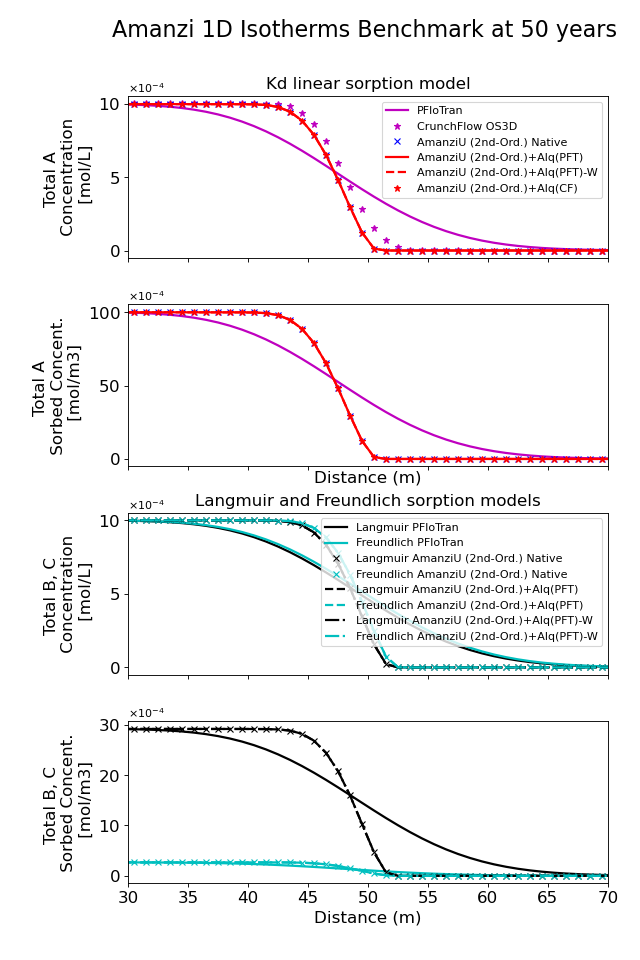

The script that drew this image:
# plots cation concentration along x at last time step 
# benchmark: compares to pflotran simulation results
# author: S.Molins - Nov. 2013
# modified: E.I.Barker - May 2014
#           - added native chemistry using v2 input spec

import os
import sys
import h5py
import numpy as np
import matplotlib
from matplotlib import pyplot as plt

import run_amanzi_standard
from compare_field_results import GetXY_AmanziU_1D
from compare_field_results import GetXY_AmanziS_1D
from compare_field_results import GetXY_PFloTran_1D
from compare_field_results import GetXY_CrunchFlow_1D

AXES_TICK_SIZE=15
LINE_WIDTH=2

if __name__ == "__main__":

    try:
        sys.path.append('../../../../tools/amanzi_xml')
    except:
        pass

    try:
        sys.path.append('../../../../MY_TPL_BUILD/ccse/ccse-1.3.4-source/Tools/Py_util')
    except:
        pass

    # root name for problem
    root = "isotherms"
    components = ['A','B','C']
    compcrunch = ['A']

    # times
    # timespfl = ['Time:  0.00000E+00 y', 'Time:  5.00000E+01 y',
    timespfl = ['Time:  5.00000E+01 y',]
    timesama  = ['71']
    timesama2 = ['71']

    # pflotran output
    pflotran_totc_templ = "Total_{0} [M]"
    pflotran_totc = [pflotran_totc_templ.format(x) for x in components]

    pflotran_sorb_templ = "Total_Sorbed_{0} [mol_m^3]"
    pflotran_sorb = [pflotran_sorb_templ.format(x) for x in components]

    # amanzi output
    amanzi_totc_templ = "total_component_concentration.cell.{}" #Component {0} conc"
    amanzi_totc = [amanzi_totc_templ.format(x) for x in components] #range(len(components))]
    amanzi_totc_crunch = [amanzi_totc_templ.format(x) for x in compcrunch] #range(len(components))]

    amanzi_sorb_templ = "total_sorbed.cell.{0}"
    amanzi_sorb = [amanzi_sorb_templ.format(x) for x in range(len(components))]
    amanzi_sorb_crunch = [amanzi_sorb_templ.format(x) for x in range(len(compcrunch))]


# pflotran data --->
    path_to_pflotran = "pflotran"
    root_pflotran = "1d-"+root

    u_pflotran = [[[] for x in range(len(pflotran_totc))] for x in range(len(timespfl))]
    for i, time in enumerate(timespfl):
        for j, comp in enumerate(pflotran_totc):
            x_pflotran, c_pflotran = GetXY_PFloTran_1D(path_to_pflotran,root_pflotran,time,comp)
            u_pflotran[i][j] = c_pflotran
    
    v_pflotran = [[[] for x in range(len(pflotran_sorb))] for x in range(len(timespfl))]
    for i, time in enumerate(timespfl):
        for j, sorb in enumerate(pflotran_sorb):
            x_pflotran, c_pflotran = GetXY_PFloTran_1D(path_to_pflotran,root_pflotran,time,sorb)
            v_pflotran[i][j] = c_pflotran

    CWD = os.getcwd()
    local_path = "" 


# CrunchFlow --->
    path_to_crunchflow = "crunchflow"
    try: 
        times_CF = ['totcon5.out']
        comp = 0
        u_crunchflow = []
        ignore = 4
        for i, time in enumerate(times_CF):
            x_crunchflow, c_crunchflow = GetXY_CrunchFlow_1D(path_to_crunchflow,root,time,comp,ignore)
            u_crunchflow = u_crunchflow + [c_crunchflow]
        crunch = True

    except: 
        crunch = False    


# AmanziU + Native chemistry --->
    try:
        input_file = os.path.join("amanzi-u-1d-"+root+".xml")
        path_to_amanzi = "output-u"
        run_amanzi_standard.run_amanzi(input_file, 1, [input_file], path_to_amanzi)

        u_native = [[[] for x in range(len(amanzi_totc))] for x in range(len(timesama))]
        for i, time in enumerate(timesama):
            for j, comp in enumerate(amanzi_totc):
                # import pdb; pdb.set_trace()
                x_native, c_native = GetXY_AmanziU_1D(path_to_amanzi,root,comp,1)
                u_native[i][j] = c_native

        v_native = [[[] for x in range(len(amanzi_sorb))] for x in range(len(timesama))]
        for i, time in enumerate(timesama):
            for j, comp in enumerate(amanzi_sorb):
                x_native, c_native = GetXY_AmanziU_1D(path_to_amanzi,root,comp,1)
                v_native[i][j] = c_native

        native = len(x_native)  

    except:
        native = 0 
        pass


# AmanziU + Alquimia + PFloTran --->
    try:  
        input_file = os.path.join("amanzi-u-1d-"+root+"-alq-pflo.xml")
        path_to_amanzi = "output-u-alq-pflo"
        run_amanzi_standard.run_amanzi(input_file, 1, ["1d-"+root+"-trim.in",root+".dat",input_file], path_to_amanzi)

        u_alquimia = [[[] for x in range(len(amanzi_totc))] for x in range(len(timesama))]
        for i, time in enumerate(timesama):
            for j, comp in enumerate(amanzi_totc):
                x_alquimia, c_alquimia = GetXY_AmanziU_1D(path_to_amanzi,root,comp,1)
                u_alquimia[i][j] = c_alquimia
              
        v_alquimia = [[[] for x in range(len(amanzi_sorb))] for x in range(len(timesama))]
        for i, time in enumerate(timesama):
            for j, comp in enumerate(amanzi_sorb):
                x_alquimia, c_alquimia = GetXY_AmanziU_1D(path_to_amanzi,root,comp,1)
                v_alquimia[i][j] = c_alquimia

        alq = True

    except:
        alq = False

# AmanziU + Alquimia + PFloTran WITH WRITER --->
    try:  
        input_file = os.path.join("amanzi-u-1d-"+root+"-alq-pflo-writer.xml")
        path_to_amanzi = "output-u-alq-pflo-writer"
        run_amanzi_standard.run_amanzi(input_file, 1, ["1d-"+root+"-trim.in",root+".dat",input_file], path_to_amanzi)

        u_alquimia_w = [[[] for x in range(len(amanzi_totc))] for x in range(len(timesama))]
        for i, time in enumerate(timesama):
            for j, comp in enumerate(amanzi_totc):
                x_alquimia_w, c_alquimia_w = GetXY_AmanziU_1D(path_to_amanzi,root,comp,1)
                u_alquimia_w[i][j] = c_alquimia_w
              
        v_alquimia_w = [[[] for x in range(len(amanzi_sorb))] for x in range(len(timesama))]
        for i, time in enumerate(timesama):
            for j, comp in enumerate(amanzi_sorb):
                x_alquimia_w, c_alquimia_w = GetXY_AmanziU_1D(path_to_amanzi,root,comp,1)
                v_alquimia_w[i][j] = c_alquimia_w

        alq_writer = True

    except:
        alq_writer = False      

# AmanziU + Alquimia + CrunchFlow chemistry --->
    try:  
        input_file = os.path.join("amanzi-u-1d-"+root+"-alq-crunch.xml")
        path_to_amanzi = "output-u-alq-crunch"
        run_amanzi_standard.run_amanzi(input_file, 1, ["1d-"+root+"-crunch.in",root+".dbs",input_file], path_to_amanzi)

        u_alquimia_crunch = [[[] for x in range(len(amanzi_totc_crunch))] for x in range(len(timesama))]
        for i, time in enumerate(timesama):
            for j, comp in enumerate(amanzi_totc_crunch):
                x_alquimia_crunch, c_alquimia_crunch = GetXY_AmanziU_1D(path_to_amanzi,root,comp,1)
                u_alquimia_crunch[i][j] = c_alquimia_crunch
              
        v_alquimia_crunch = [[[] for x in range(len(amanzi_sorb_crunch))] for x in range(len(timesama))]
        for i, time in enumerate(timesama):
            for j, comp in enumerate(amanzi_sorb_crunch):
                x_alquimia_crunch, c_alquimia_crunch = GetXY_AmanziU_1D(path_to_amanzi,root,comp,1)
                v_alquimia_crunch[i][j] = c_alquimia_crunch

        alqc = True

    except:
        alqc = False


# AmanziS + Alaqumia + PFloTran chemistry --->
    try:
        input_file = os.path.join("amanzi-s-1d-isotherms-alq-pflo.xml")
        path_to_amanzi = "output-s-alq-pflo"
        run_amanzi_standard.run_amanzi(input_file, 1, ["1d-"+root+"-trim.in",root+".dat",input_file], path_to_amanzi)

        root_amanziS = "plt"
        c_amanziS = [ [] for x in range(len(amanzi_totc)) ]
        v_amanziS = [ [] for x in range(len(amanzi_totc)) ]
        for j,comp in enumerate(components):
            compS = "{0}_water_Concentration".format(comp)
            x_amanziS, c_amanziS[j] = GetXY_AmanziS_1D(path_to_amanzi,root_amanziS,compS,1)
            compS = "{0}_Sorbed_Concentration".format(comp)
            x_amanziS, v_amanziS[j] = GetXY_AmanziS_1D(path_to_amanzi,root_amanziS,compS,1)
        struct = len(x_amanziS)
    except:
        struct = 0


# AmanziS + Alqumia + CrunchFlow chemistry --->
    try:
        input_file = os.path.join("amanzi-s-1d-isotherms-alq-crunch.xml")
        path_to_amanzi = "output-s-alq-crunch"
        run_amanzi_standard.run_amanzi(input_file, 1, ["1d-"+root+"-crunch.in",root+".dbs",input_file], path_to_amanzi)

        root_amanziS = "plt"
        compS = "A_water_Concentration"
        x_amanziS_crunch, c_amanziS_crunch = GetXY_AmanziS_1D(path_to_amanzi,root_amanziS,compS,1)
        compS = "A_Sorbed_Concentration"
        x_amanziS_crunch, v_amanziS_crunch = GetXY_AmanziS_1D(path_to_amanzi,root_amanziS,compS,1)
        struct_c = len(x_amanziS_crunch)
    except:
        struct_c = 0


## plotting ---------------------------------
    # subplots
    fig, ax = plt.subplots(4,sharex=True,figsize=(8,12))

    #  colors= ['r'] #,'b','m','g'] # components
    #  styles = ['-','v','o','x'] # codes
    # codes = ['AmanziU (2nd-Ord.)+Alq(PFT)','AmanziU (2nd-Ord.) Native','PFloTran'] + [None,]*9

    # lines on axes

    # for Kd:
    #   ax[0] ---> Aqueous concentrations
    #   ax[1] ---> Sorbed concentrations

    # for Langmuir and Freundlich
    #   ax[2] ---> Aqueous concentrations
    #   ax[3] ---> Sorbed concentrations

    # for i, time in enumerate(times):
    i = 0 # hardwired 50 years -- because the second entry in the list was taken at cycle 71 = 50 years.

#  pflotran
    ax[0].plot(x_pflotran, u_pflotran[i][0],color='m',linestyle='-',linewidth=LINE_WIDTH,label='PFloTran')
    ax[1].plot(x_pflotran, v_pflotran[i][0],color='m',linestyle='-',linewidth=LINE_WIDTH,label='PFloTran')

    ax[2].plot(x_pflotran, u_pflotran[i][1],color='k',linestyle='-',linewidth=LINE_WIDTH,label='Langmuir PFloTran')
    ax[3].plot(x_pflotran, v_pflotran[i][1],color='k',linestyle='-',linewidth=LINE_WIDTH,label='Langmuir PFloTran')

    ax[2].plot(x_pflotran, u_pflotran[i][2],color='c',linestyle='-',linewidth=LINE_WIDTH,label='Freundlich PFloTran')
    ax[3].plot(x_pflotran, v_pflotran[i][2],color='c',linestyle='-',linewidth=LINE_WIDTH,label='Freundlich PFloTran')

# crunchflow
    if crunch:
        ax[0].plot(x_crunchflow, u_crunchflow[0],color='m',linestyle='None',marker='*', label='CrunchFlow OS3D')
        # crunchflow does not output sorbed concentrations
 
# native 
    if native:
        ax[0].plot(x_native, u_native[i][0],color='b',linestyle='None',marker='x',label='AmanziU (2nd-Ord.) Native')
        ax[1].plot(x_native, v_native[i][0],color='b',linestyle='None',marker='x',label='AmanziU (2nd-Ord.) Native')

        ax[2].plot(x_native, u_native[i][1],color='k',linestyle='None',marker='x',label='Langmuir AmanziU (2nd-Ord.) Native')
        ax[3].plot(x_native, v_native[i][1],color='k',linestyle='None',marker='x',label='Langmuir AmanziU (2nd-Ord.) Native')

        ax[2].plot(x_native, u_native[i][2],color='c',linestyle='None',marker='x',label='Freundlich AmanziU (2nd-Ord.) Native')
        ax[3].plot(x_native, v_native[i][2],color='c',linestyle='None',marker='x',label='Freundlich AmanziU (2nd-Ord.) Native')


# unstructured alquimia pflotran
    if alq:
        ax[0].plot(x_alquimia, u_alquimia[i][0],color='r',linestyle='-',linewidth=LINE_WIDTH,label='AmanziU (2nd-Ord.)+Alq(PFT)')
        ax[1].plot(x_alquimia, v_alquimia[i][0],color='r',linestyle='-',linewidth=LINE_WIDTH,label='AmanziU (2nd-Ord.)+Alq(PFT)')

        ax[2].plot(x_alquimia, u_alquimia[i][1],color='k',linestyle='--',linewidth=LINE_WIDTH,label='Langmuir AmanziU (2nd-Ord.)+Alq(PFT)')
        ax[3].plot(x_alquimia, v_alquimia[i][1],color='k',linestyle='--',linewidth=LINE_WIDTH,label='Langmuir AmanziU (2nd-Ord.)+Alq(PFT)')

        ax[2].plot(x_alquimia, u_alquimia[i][2],color='c',linestyle='--',linewidth=LINE_WIDTH,label='Freundlich AmanziU (2nd-Ord.)+Alq(PFT)')
        ax[3].plot(x_alquimia, v_alquimia[i][2],color='c',linestyle='--',linewidth=LINE_WIDTH,label='Freundlich AmanziU (2nd-Ord.)+Alq(PFT)')

# unstructured alquimia pflotran with writer
    if alq_writer:
        ax[0].plot(x_alquimia_w, u_alquimia_w[i][0],color='r',linestyle='--',linewidth=LINE_WIDTH,label='AmanziU (2nd-Ord.)+Alq(PFT)-W')
        ax[1].plot(x_alquimia_w, v_alquimia_w[i][0],color='r',linestyle='--',linewidth=LINE_WIDTH,label='AmanziU (2nd-Ord.)+Alq(PFT)-W')

        ax[2].plot(x_alquimia_w, u_alquimia_w[i][1],color='k',linestyle='-.',linewidth=LINE_WIDTH,label='Langmuir AmanziU (2nd-Ord.)+Alq(PFT)-W')
        ax[3].plot(x_alquimia_w, v_alquimia_w[i][1],color='k',linestyle='-.',linewidth=LINE_WIDTH,label='Langmuir AmanziU (2nd-Ord.)+Alq(PFT)-W')

        ax[2].plot(x_alquimia_w, u_alquimia_w[i][2],color='c',linestyle='-.',linewidth=LINE_WIDTH,label='Freundlich AmanziU (2nd-Ord.)+Alq(PFT)-W')
        ax[3].plot(x_alquimia_w, v_alquimia_w[i][2],color='c',linestyle='-.',linewidth=LINE_WIDTH,label='Freundlich AmanziU (2nd-Ord.)+Alq(PFT)-W')

# unstructured alquimia crunch
    if alqc:
        ax[0].plot(x_alquimia_crunch, u_alquimia_crunch[i][0],color='r',linestyle='None',marker='*',linewidth=LINE_WIDTH,label='AmanziU (2nd-Ord.)+Alq(CF)')
        ax[1].plot(x_alquimia_crunch, v_alquimia_crunch[i][0],color='r',linestyle='None',marker='*',linewidth=LINE_WIDTH,label='AmanziU (2nd-Ord.)+Alq(CF)')

# structured alquimia pflotran
    if (struct>0):
        sam = ax[0].plot(x_amanziS, c_amanziS[0],'g-',label='AmanziS+Alq(PFT)',linewidth=LINE_WIDTH)
        samv = ax[1].plot(x_amanziS, v_amanziS[0],'g-',linewidth=LINE_WIDTH)

        sam1 = ax[2].plot(x_amanziS, c_amanziS[1],'k*',label='Langmuir AmanziS+Alq(PFT)',linewidth=LINE_WIDTH)
        samv1 = ax[3].plot(x_amanziS, v_amanziS[1],'k*',linewidth=LINE_WIDTH)

        sam2 = ax[2].plot(x_amanziS, c_amanziS[2],'c*',label='Freundlich AmanziS+Alq(PFT)',linewidth=LINE_WIDTH)
        samv2 = ax[3].plot(x_amanziS, v_amanziS[2],'c*',linewidth=LINE_WIDTH)

# structured alquimia crunch
    if (struct_c>0):
        samc = ax[0].plot(x_amanziS_crunch, c_amanziS_crunch,'g*',label='AmanziS+Alq(CF)',linewidth=LINE_WIDTH) 
        samcv = ax[1].plot(x_amanziS_crunch, v_amanziS_crunch,'g*',linewidth=LINE_WIDTH) #,markersize=20) 

    # axes
    ax[0].set_title("Kd linear sorption model",fontsize=15)
    ax[1].set_xlabel("Distance (m)",fontsize=15)
    ax[0].set_ylabel("Total A \n Concentration \n [mol/L]",fontsize=15)
    ax[1].set_ylabel("Total A \n Sorbed Concent. \n [mol/m3]",fontsize=15)

    ax[2].set_title("Langmuir and Freundlich sorption models",fontsize=15)
    ax[3].set_xlabel("Distance (m)",fontsize=15)
    ax[2].set_ylabel("Total B, C \n Concentration \n [mol/L]",fontsize=15)
    ax[3].set_ylabel("Total B, C \n Sorbed Concent. \n [mol/m3]",fontsize=15)

    ax[0].legend(loc='upper right',fontsize=10)
    ax[2].legend(loc='upper right',fontsize=10)

    # plot adjustments
    plt.tight_layout() 
    plt.subplots_adjust(left=0.20,bottom=0.08,right=0.95,top=0.90)
    plt.suptitle("Amanzi 1D "+root.title()+" Benchmark at 50 years",x=0.57,fontsize=20)

    for i in range(4):
        ax[i].set_xlim(left=30,right=70)
        ax[i].tick_params(axis='both', which='major', labelsize=AXES_TICK_SIZE)
        ax[i].ticklabel_format(useMathText=True,axis='y',style='sci',scilimits=(-4,-4))

    # pyplot.show()
    plt.savefig(root+"_1d.png",format="png")
    # plt.close()

    # finally:
    #     pass 
